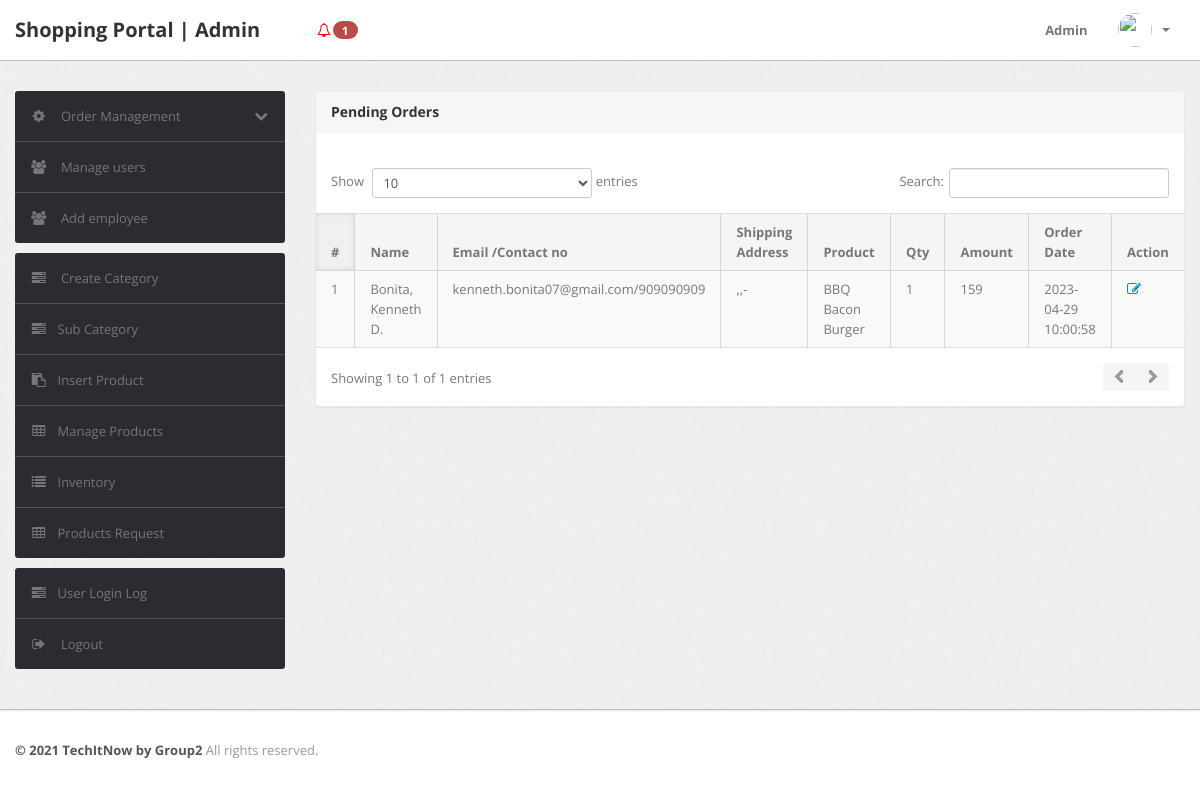
The app's page /admin/pending-orders.php (signed in), older data.
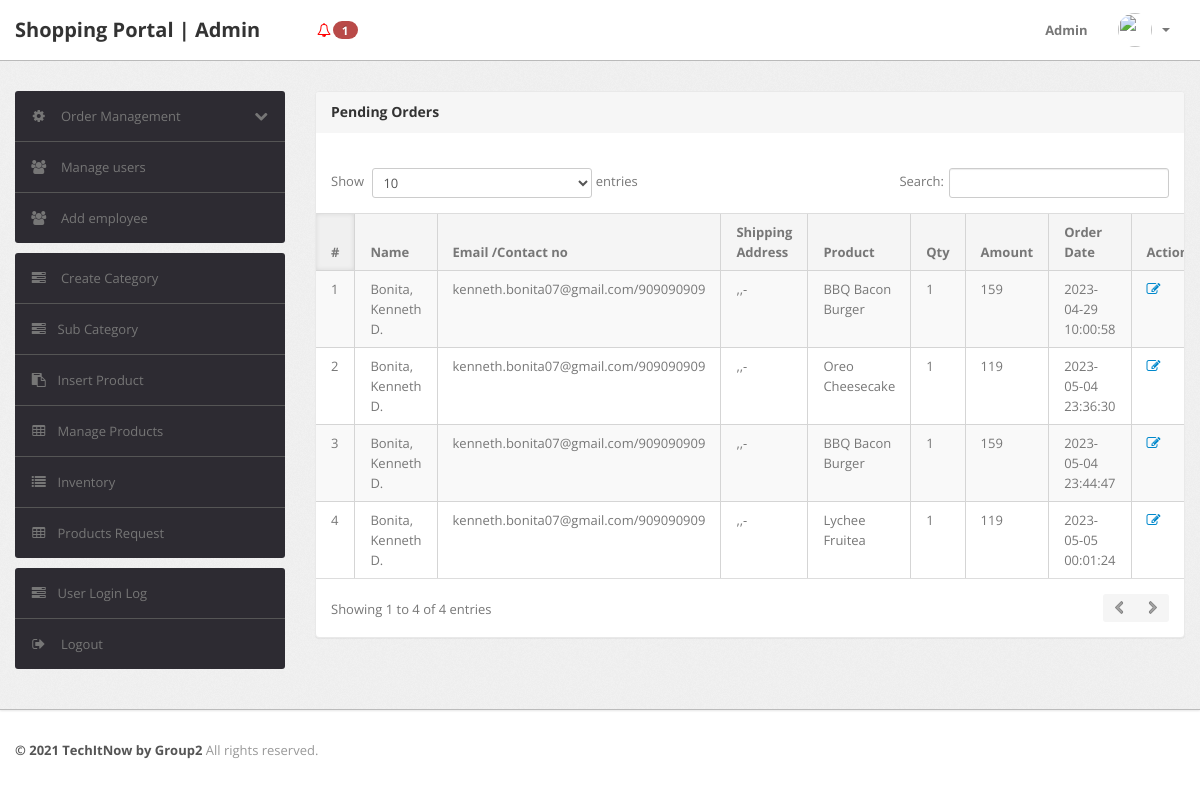
The same page, newer data.
### tables this page shows
CREATE TABLE `orders` (
  `id` int(11) NOT NULL,
  `userId` int(11) DEFAULT NULL,
  `productId` varchar(255) DEFAULT NULL,
  `quantity` int(11) DEFAULT NULL,
  `orderDate` timestamp NOT NULL DEFAULT current_timestamp(),
  `paymentMethod` varchar(50) DEFAULT NULL,
  `orderStatus` varchar(55) DEFAULT NULL
);

CREATE TABLE `users` (
  `id` int(11) NOT NULL,
  `name` varchar(255) DEFAULT NULL,
  `email` varchar(255) DEFAULT NULL,
  `contactno` bigint(11) DEFAULT NULL,
  `password` varchar(255) DEFAULT NULL,
  `shippingAddress` longtext DEFAULT NULL,
  `shippingState` varchar(255) DEFAULT NULL,
  `shippingCity` varchar(255) DEFAULT NULL,
  `shippingPincode` int(11) DEFAULT NULL,
  `billingAddress` longtext DEFAULT NULL,
  `billingState` varchar(255) DEFAULT NULL,
  `billingCity` varchar(255) DEFAULT NULL,
  `billingPincode` int(11) DEFAULT NULL,
  `regDate` timestamp NOT NULL DEFAULT current_timestamp(),
  `updationDate` varchar(255) DEFAULT NULL
);

CREATE TABLE `products` (
  `id` int(11) NOT NULL,
  `category` int(11) NOT NULL,
  `subCategory` int(11) DEFAULT NULL,
  `productName` varchar(255) DEFAULT NULL,
  `productCompany` varchar(255) DEFAULT NULL,
  `productPrice` int(11) DEFAULT NULL,
  `productPriceBeforeDiscount` int(11) DEFAULT NULL,
  `productDescription` longtext DEFAULT NULL,
  `productImage1` varchar(255) DEFAULT NULL,
  `productImage2` varchar(255) DEFAULT NULL,
  `productImage3` varchar(255) DEFAULT NULL,
  `shippingCharge` int(11) DEFAULT NULL,
  `productAvailability` varchar(255) DEFAULT NULL,
  `postingDate` timestamp NULL DEFAULT current_timestamp(),
  `updationDate` varchar(255) DEFAULT NULL
);

### admin/pending-orders.php (the view, shortened to what this page needs)
<?php
include('include/config.php');
if(strlen($_SESSION['alogin'])==0)
	{
header('location:index.php');
}
else{
?>
<!DOCTYPE html>
<html lang="en">
<head>
	<link type="text/css" href="bootstrap/css/bootstrap.min.css" rel="stylesheet">
	<link type="text/css" href="bootstrap/css/bootstrap-responsive.min.css" rel="stylesheet">
	<link type="text/css" href="css/theme.css" rel="stylesheet">
	<link type="text/css" href="images/icons/css/font-awesome.css" rel="stylesheet">
</head>
<body>
<?php include('include/header.php');?>
	<div class="wrapper">
		<div class="container">
			<div class="row">
<?php include('include/sidebar.php');?>
			<div class="span9">
					<div class="content">
	<div class="module">
							<div class="module-head">
								<h3>Pending Orders</h3>
							</div>
							<div class="module-body table">
									<br />
								<table cellpadding="0" cellspacing="0" border="0" class="datatable-1 table table-bordered table-striped	 display table-responsive" >
									<thead>
										<tr>
											<th>#</th>
											<th> Name</th>
											<th width="50">Email /Contact no</th>
											<th>Shipping Address</th>
											<th>Product </th>
											<th>Qty </th>
											<th>Amount </th>
											<th>Order Date</th>
											<th>Action</th>
										</tr>
									</thead>
<tbody>
<?php
$status='Delivered';
$query=mysqli_query($con,"select users.name as username,users.email as useremail,users.contactno as usercontact,users.shippingAddress as shippingaddress,users.shippingCity as shippingcity,users.shippingState as shippingstate,users.shippingPincode as shippingpincode,products.productName as productname,products.shippingCharge as shippingcharge,orders.quantity as quantity,orders.orderDate as orderdate,products.productPrice as productprice,orders.id as id  from orders join users on  orders.userId=users.id join products on products.id=orders.productId where orders.	orderStatus!='$status' or orders.orderStatus is null");
$cnt=1;
while($row=mysqli_fetch_array($query))
{
?>
										<tr>
											<td><?php echo htmlentities($cnt);?></td>
											<td><?php echo htmlentities($row['username']);?></td>
<td><?php echo htmlentities($row['useremail']);?>/<?php echo htmlentities($row['usercontact']);?></td>
<td><?php echo htmlentities($row['shippingaddress'].",".$row['shippingcity'].",".$row['shippingstate']."-".$row['shippingpincode']);?></td>
											<td><?php echo htmlentities($row['productname']);?></td>
											<td><?php echo htmlentities($row['quantity']);?></td>
											<td><?php echo htmlentities($row['quantity']*$row['productprice']+$row['shippingcharge']);?></td>
											<td><?php echo htmlentities($row['orderdate']);?></td>
											<td>   <a href="updateorder.php?oid=<?php echo htmlentities($row['id']);?>" title="Update order" target="_blank"><i class="icon-edit"></i></a>
											</td>
											</tr>
										<?php $cnt=$cnt+1; } ?>
										</tbody>
								</table>
							</div>
						</div>
					</div>
				</div>
			</div>
		</div>
	</div>
<?php include('include/footer.php');?>
</body>
<?php } ?>

### admin/include/header.php (shortened to what this page needs)
<div class="navbar navbar-fixed-top">
	<div class="navbar-inner">
		<div class="container">
		  	<a class="brand" href="change-password.php">
		  		Shopping Portal | Admin
		  	</a>
			<div class="nav-collapse collapse navbar-inverse-collapse">
			<?php
					$sql = "SELECT * FROM ingredients WHERE  quantity <= notify_quantity";
					$result = mysqli_query($con, $sql);
					$num_rows = mysqli_num_rows($result);
					if (mysqli_num_rows($result) > 0) {
						echo '<ul class="nav navbar-nav navbar-right">';
					    echo '<li><a href="#"class="dropdown-toggle" data-toggle="dropdown" style="color: red;"><i class="icon-bell"></i><span class="badge badge-important">' . $num_rows . '</span></b></a>';
				    echo '</li>';
				    echo '</ul>';
					}
					?>
				<ul class="nav pull-right">
					<li><a href="#">
						Admin
					</a></li>
					<li class="nav-user dropdown">
						<a href="#" class="dropdown-toggle" data-toggle="dropdown">
							<img src="images/user1.png" class="nav-avatar" />
							<b class="caret"></b>
						</a>
					</li>
				</ul>
			</div>
		</div>
	</div>
</div>

### admin/include/sidebar.php (shortened to what this page needs)
<div class="span3">
					<div class="sidebar">
<ul class="widget widget-menu unstyled">
							<li>
								<a class="collapsed" data-toggle="collapse" href="#togglePages">
									<i class="menu-icon icon-cog"></i>
									<i class="icon-chevron-down pull-right"></i><i class="icon-chevron-up pull-right"></i>
									Order Management
								</a>
							</li>
							<li>
								<a href="manage-users.php">
									<i class="menu-icon icon-group"></i>
									Manage users
								</a>
							</li>
							<li>
								<a href="employee.php">
									<i class="menu-icon icon-group"></i>
									Add employee
								</a>
							</li>
						</ul>
						<ul class="widget widget-menu unstyled">
                                <li><a href="category.php"><i class="menu-icon icon-tasks"></i> Create Category </a></li>
                                <li><a href="subcategory.php"><i class="menu-icon icon-tasks"></i>Sub Category </a></li>
                                <li><a href="insert-product.php"><i class="menu-icon icon-paste"></i>Insert Product </a></li>
                                <li><a href="manage-products.php"><i class="menu-icon icon-table"></i>Manage Products </a></li>
								<li><a href="inventory.php"><i class="menu-icon icon-list"></i>Inventory </a></li>
								<li><a href="request-product.php"><i class="menu-icon icon-table"></i>Products Request</a></li>
                            </ul>
						<ul class="widget widget-menu unstyled">
							<li><a href="user-logs.php"><i class="menu-icon icon-tasks"></i>User Login Log </a></li>
							<li>
								<a href="logout.php">
									<i class="menu-icon icon-signout"></i>
									Logout
								</a>
							</li>
						</ul>
					</div>
				</div>

### admin/include/footer.php
<div class="footer">
	<div class="container">
		<b class="copyright">&copy; 2021 TechItNow by Group2 </b> All rights reserved.
	</div>
</div>

Row changes from the older to the newer data that the page shows:
added orders: userId.name "Bonita, Kenneth D.", userId.email "kenneth.bonita07@gmail.com", userId.contactno "909090909", userId.shippingPincode ",,-", productId.productName "Oreo Cheesecake", quantity "1", $row['quantity']*$row['productprice']+$row['shippingcharge'] "119", orderDate "2023-05-04 23:36:30"
added orders: userId.name "Bonita, Kenneth D.", userId.email "kenneth.bonita07@gmail.com", userId.contactno "909090909", userId.shippingPincode ",,-", productId.productName "BBQ Bacon Burger", quantity "1", $row['quantity']*$row['productprice']+$row['shippingcharge'] "159", orderDate "2023-05-04 23:44:47"
added orders: userId.name "Bonita, Kenneth D.", userId.email "kenneth.bonita07@gmail.com", userId.contactno "909090909", userId.shippingPincode ",,-", productId.productName "Lychee Fruitea", quantity "1", $row['quantity']*$row['productprice']+$row['shippingcharge'] "119", orderDate "2023-05-05 00:01:24"
Text that changed along with them:
text written by a page script: "Show entries Search: Showing 1 to 1 of 1 entries" → "Show entries Search: Showing 1 to 4 of 4 entries"
